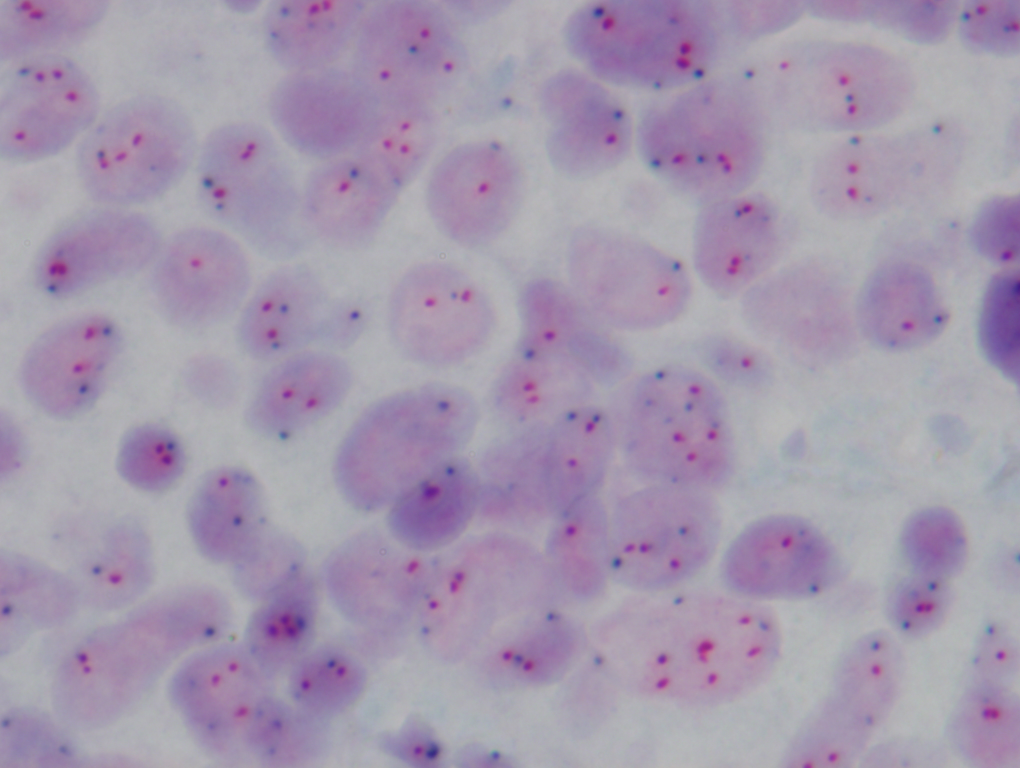
#> input picture imagen1.jpg, 4080 x 3072 px (shown at 1/4 size)
$ python cellseg.py imagen1.jpg
#> lines starting #> are read from the running program, lines starting #| are printed output that depends on the picture
#!/usr/bin/python
import numpy as np
import cv2
import argparse as ap
import time
from matplotlib import pyplot as plt

# Muestra una imagen en una ventana
def display(tag, im, scale=0.35):
	if args.interactive:
		res = cv2.resize(im, None, fx=scale, fy=scale, interpolation = cv2.INTER_AREA)
		cv2.imshow(tag, res)

# Produce el histograma de una imagen
def hist_lines(im):
    h = np.zeros((300,256,3))
    if len(im.shape)!=2:
        print("hist_lines applicable only for grayscale images")
        im = cv2.cvtColor(im,cv2.COLOR_BGR2GRAY)
    hist_item = cv2.calcHist([im],[0],None,[256],[0,256])
    cv2.normalize(hist_item,hist_item,0,255,cv2.NORM_MINMAX)
    hist=np.int32(np.around(hist_item))
    for x,y in enumerate(hist):
        cv2.line(h,(x,0),(x,y),(255,255,255))
    y = np.flipud(h)
    return y

# Permite visualizar una imagen binaria sobre otra en color como una máscara con un tono
# [8 lines left out: function overlayHue, not called in this run]

# Segmenta las células en la imagen
def segment_cells(im):
	print('Iniciando segmentación celular...')

	# Convertir a HSV
	hsv = cv2.cvtColor(im, cv2.COLOR_BGR2HSV)
#> hsv: shape (1536, 2040, 3); mean H, S, V 131, 33.3, 174.4
	h, s, v = cv2.split(hsv)
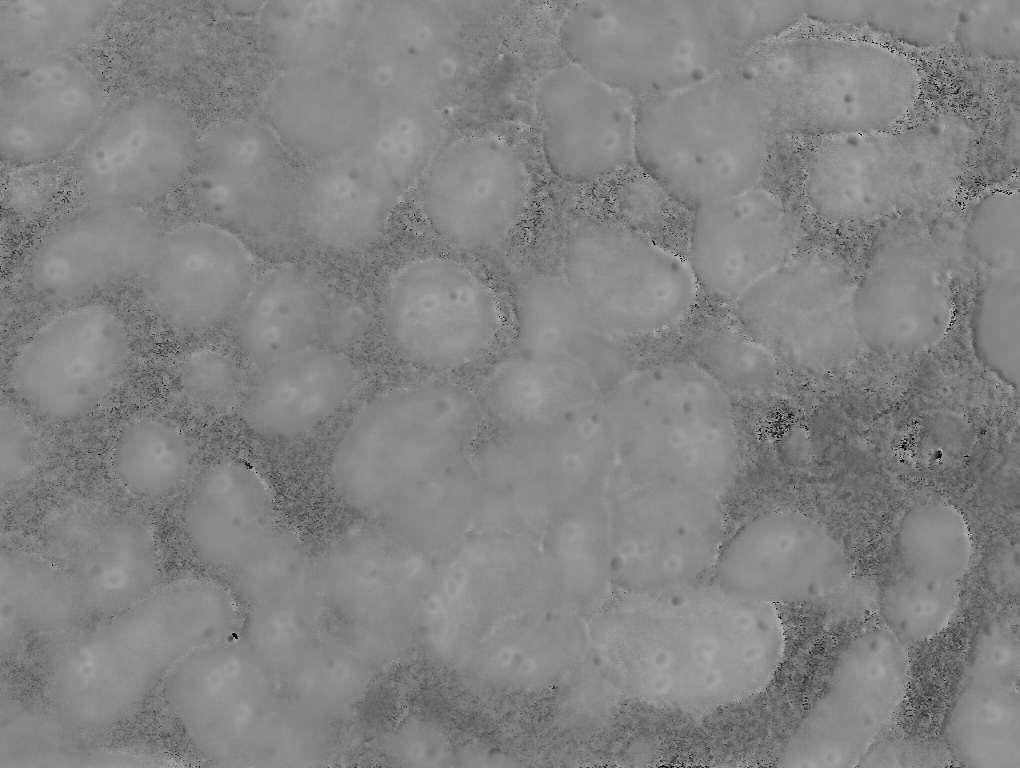
#> h: shape (1536, 2040) (shown at 1/2 size); min 0, max 178, mean 131
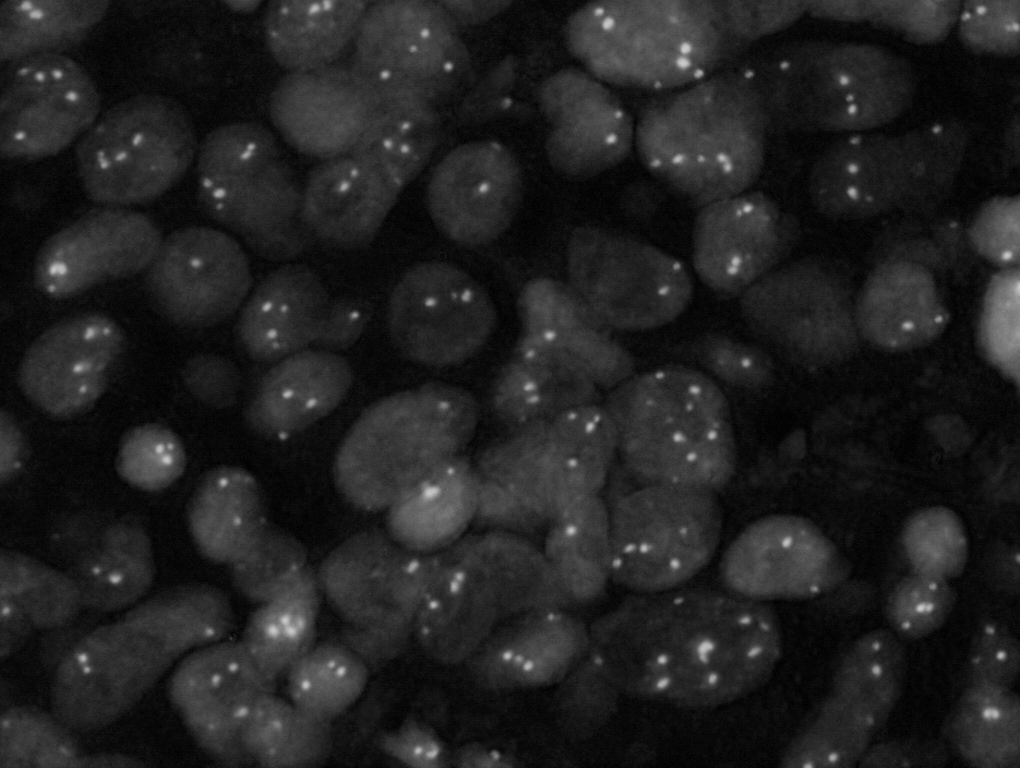
#> s: shape (1536, 2040) (shown at 1/2 size); min 0, max 204, mean 33.3
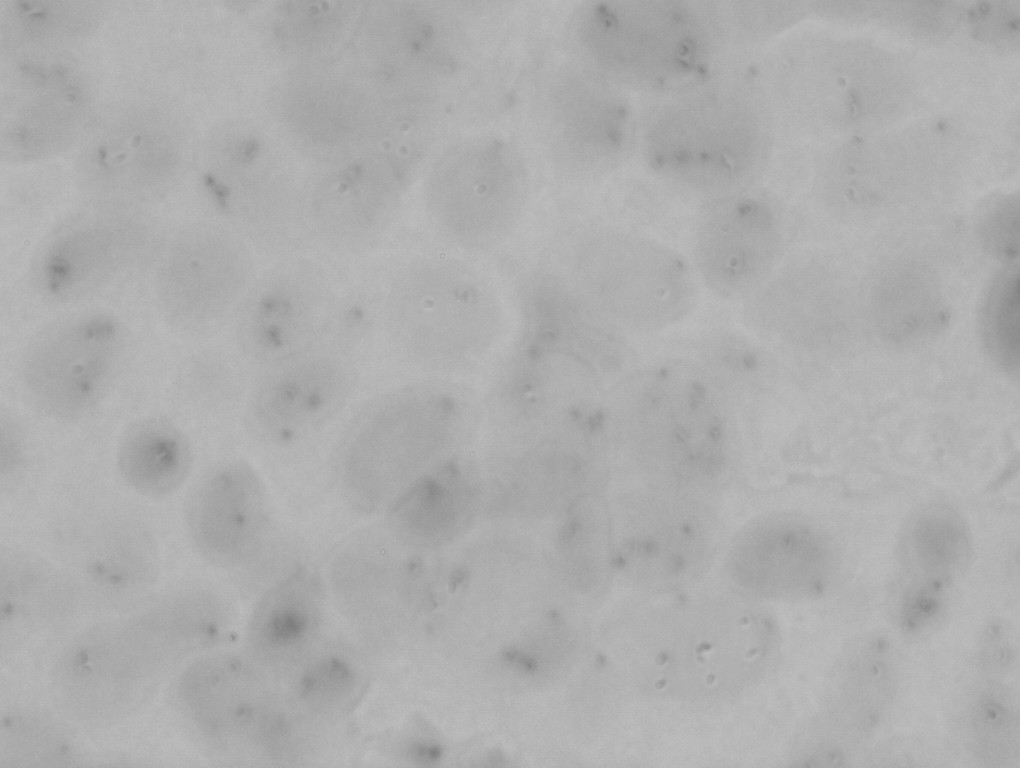
#> v: shape (1536, 2040) (shown at 1/2 size); min 123, max 195, mean 174.4
	eqs = cv2.equalizeHist(s)
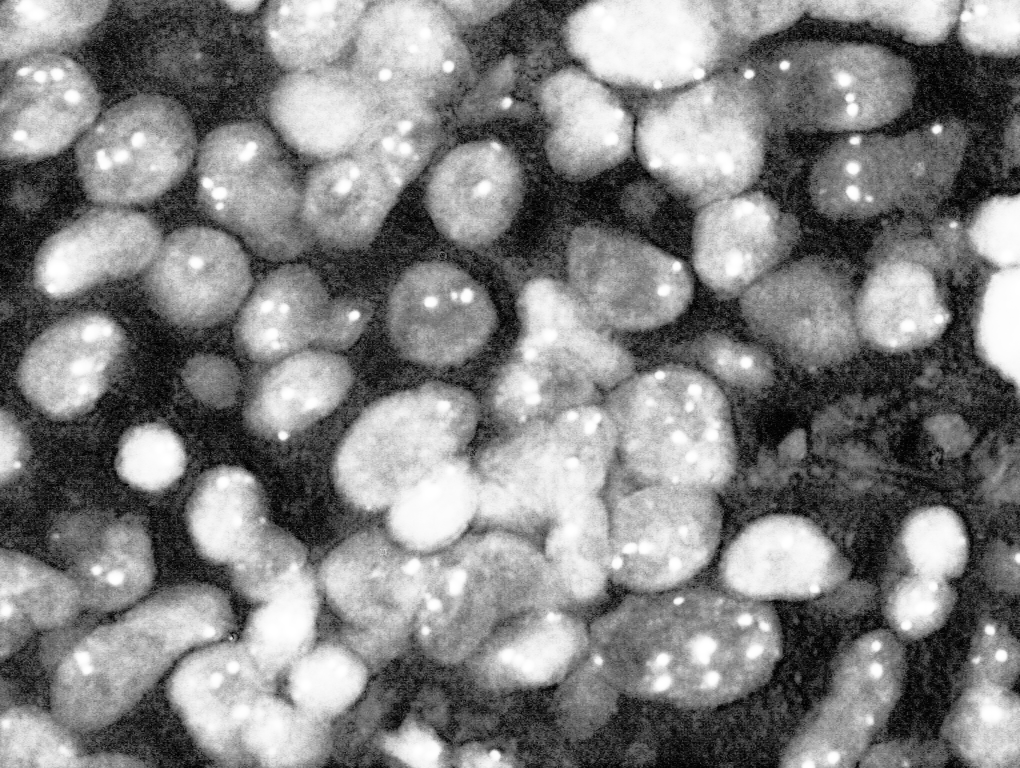
#> eqs: shape (1536, 2040) (shown at 1/2 size); min 0, max 255, mean 129.5
	display('HSV', hsv, 0.15)
	display('Canal S ecualizado', eqs, 0.35)
	display('Histograma', hist_lines(eqs), 1)
#> in hist_lines, `hist_item = cv2.calcHist([im],[0],None,[256],[0,256])`: hist_item = 256 values, max 135662 at index 23, min 0 at index 2, mean 12240
#> in hist_lines, `hist=np.int32(np.around(hist_item))`: hist = 256 values, max 255 at index 23, min 0 at index 2, mean 22.98
#> the loop in hist_lines, `for x,y in enumerate(hist):` made 1 pass
#> (x, y) on pass 1: (0, [7])
#> after the loop in hist_lines, `for x,y in enumerate(hist):`: h: shape (300, 256, 3) float64; every value is 0

	# Gaussiana para reducir ruido
	gauss = cv2.GaussianBlur(eqs,(51,51),9)
	display('Gauss', gauss, 0.35)

	# Umbralizar canal S
	thresh = cv2.adaptiveThreshold(gauss, 255, cv2.ADAPTIVE_THRESH_GAUSSIAN_C, cv2.THRESH_BINARY, 801, -10)
	display('Umbralización S', thresh, 0.2)

	# Apertura para eliminar ruido
	opkernel = cv2.getStructuringElement(cv2.MORPH_ELLIPSE,(75,75))
	opening = cv2.morphologyEx(thresh, cv2.MORPH_OPEN, opkernel)
	display('Apertura', opening, 0.2)
	display('Apertura overlay', overlayHue(im, opening, 85), 0.35)

	# Determinación de areas de certeza
	erkernel = cv2.getStructuringElement(cv2.MORPH_ELLIPSE,(50,50))
	sure_bg = cv2.dilate(opening, erkernel, iterations=2)
	display('Fondo seguro', overlayHue(im, sure_bg, 0), 0.35)

	amount, labels = cv2.connectedComponents(opening)
	display('Connected components', cv2.applyColorMap(np.uint8(255*(labels / amount)), cv2.COLORMAP_JET), 0.35) # presentación de componentes conexas con colormap

	# Separamos cada componente conectada a un array para aplicar recorte de transformada de distancia por separado (en función del tamaño del clúster)
	split = [ np.uint8(255*(labels==i+1)) for i in range(amount-1) ]

	merge = np.zeros_like(opening)
	for comp in split:
		dist_transform = cv2.distanceTransform(comp, cv2.DIST_L2, 5) # transformada de distancia de cada componente
		ret, thresh = cv2.threshold(dist_transform, 0.45*dist_transform.max(), 255, 0) # umbralización al 35% de la distancia máxima de ese componente
		merge += np.uint8(thresh) # lo juntamos en el original

	# Apertura para eliminar detecciones espurias
	opkernel = cv2.getStructuringElement(cv2.MORPH_ELLIPSE,(35,35))
	opening = cv2.morphologyEx(merge, cv2.MORPH_OPEN, opkernel)
	display('Apertura del merge', overlayHue(im, opening, 25), 0.35)

	# Determinación area incertidumbre
	sure_fg = np.uint8(opening)
	unknown = cv2.subtract(sure_bg,sure_fg)
	display('Area incertidumbre', unknown, 0.15)

	# Filtrado de Gauss de la original para aplicar watershed
	color_gauss = cv2.GaussianBlur(im,(51,51),9)

	# Llenado de cuencas
	markers = cv2.connectedComponents(sure_fg)[1]
	markers = markers+1
	markers[unknown==255] = 0
	markers = cv2.watershed(color_gauss, markers) # aplicamos watershed sobre la versión con filtrado gaussiano de la original en color

	# Resultados
	result = np.array(im, copy=True)
	result[markers==-1] = [0,255,255]
	display('Watershed', result, 0.35)

	return markers

# Determina si un marcador es rojo o azul en la imagen dada, devuelve verdadero si es rojo
# im - imagen original
# mark - máscara con el marcador segmentado
# [52 lines left out: functions classify, find_markers, not called in this run]

def count(cells, markers):
	return [ np.count_nonzero(count) for count in [np.unique(markers[cell]) for cell in [ cells==i+1 for i in range(np.max(cells)) ]]]

# [19 lines left out: function report, not called in this run]

def process(path):
	print('Procesando ' + path)
	start = time.time()
	# Cargar imagen
	original = cv2.resize(cv2.imread(path,1), (0,0), fx=0.5, fy=0.5)
	display('Original', original)

	cells = segment_cells(original)
	cellnum = np.max(cells)-1
	red, blue = find_markers(original)
	countRed, countBlue = count(cells, red), count(cells, blue)
	end = time.time()
	report(path, end-start, cellnum, countRed, countBlue)

parser = ap.ArgumentParser(description='Realiza recuentos de marcadores en imágenes de células mediante técnicas de Visión Artificial')
parser.add_argument('imagenes', help='la(s) imagen(es) que se va a procesar separadas por espacios', type=str, nargs='+')
parser.add_argument('-i', '--interactive', dest='interactive', action='store_const', const=True, default=False, help='si está presente, se muestra cada una de las etapas de procesamiento en ventanas',)

args = parser.parse_args()

for path in args.imagenes:
#> (the run stopped early here; a loop or call above may not have finished)
